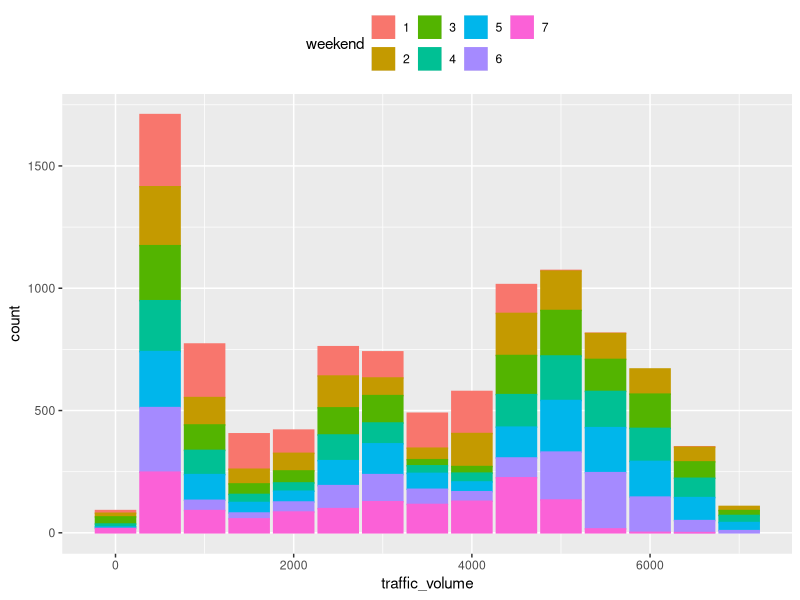
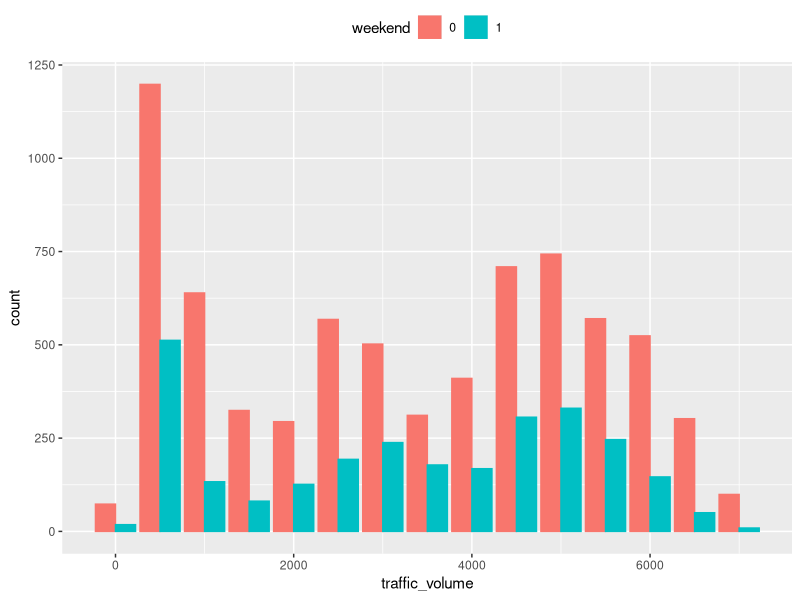
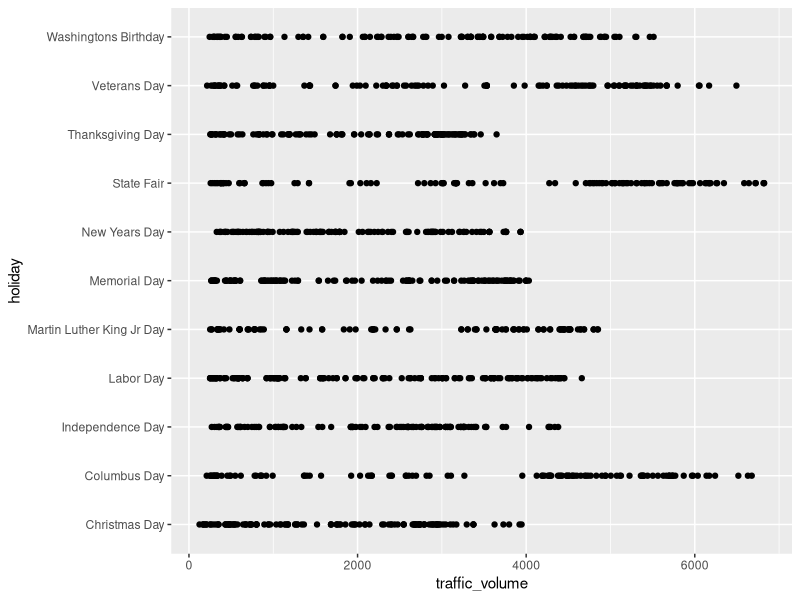
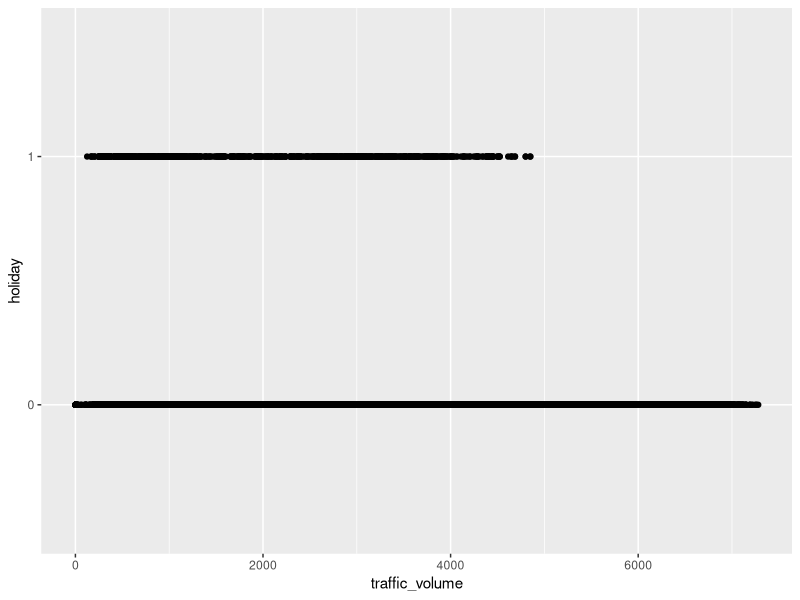

Generate these figures, in order, with R:
library (ggplot2)
library(dplyr)
library(lubridate)
library(plyr)
options(digits=3)

# Import data
baseData <- read.csv(file="Metro_Interstate_Traffic_Volume.csv", header=TRUE, sep=",", stringsAsFactors = FALSE)

# Remove duplicates and weird outliers
baseData <- unique(baseData)
baseData <- subset(baseData, temp>200 & rain_1h<100 & snow_1h<100)

# Fix and split date_time
baseData$date_time <- paste(baseData$date_time, ":00", sep = "")
baseData$date_time <- as.POSIXct(baseData$date_time, format = "%m/%d/%Y %H:%M:%S")
baseData$hour <- hour(baseData$date_time)
baseData$month <- month(baseData$date_time)
baseData$weekend <- as.character(wday(baseData$date_time))
baseData$traffic_volume <- as.numeric(baseData$traffic_volume)
roundedData <- baseData
roundedData$traffic_volume <- round_any(roundedData$traffic_volume, 500)
ggplot(roundedData[1:10000,], aes(x = traffic_volume, color = weekend, fill = weekend)) + 
  geom_bar() +
  theme(legend.position="top")
baseData$weekend[baseData$weekend<6] <- 0 # Designates weekday
baseData$weekend[baseData$weekend>5] <- 1 # Designates weekend
roundedData <- baseData
roundedData$traffic_volume <- round_any(roundedData$traffic_volume, 500)
ggplot(roundedData[1:10000,], aes(x = traffic_volume, color = weekend, fill = weekend)) + 
  geom_bar(position = "dodge") +
  theme(legend.position="top")

baseData$date <- date(baseData$date_time)
baseData$year <- year(baseData$date_time) # Not used in calculations, just in segmenting data

# Holidays fix and visual inspection for grouping
# 0 = No holiday
# 1 = High volume travel holiday
# 2 = Low volume travel holiday
hDates <- unique(baseData$date_time[baseData$holiday != "None"])
for (i in 1:length(hDates)) {
  temp <- baseData$holiday[baseData$date_time == hDates[i]]
  baseData$holiday[baseData$date == hDates[i]] <- temp[1]
}
holidayData <- filter(baseData, holiday != "None")
ggplot(holidayData, aes(x = traffic_volume, y = holiday)) + geom_point()
baseData$holiday[baseData$holiday == "None"] <- "0"
baseData$holiday[baseData$holiday == "Washingtons Birthday" | baseData$holiday == "Veterans Day" |
                   baseData$holiday == "State Fair" | baseData$holiday == "Columbus Day"] <- "0"
baseData$holiday[baseData$holiday != "0" & baseData$holiday != "1"] <- "1"
holidayData <- filter(baseData, holiday != "None")
ggplot(holidayData, aes(x = traffic_volume, y = holiday)) + geom_point()
rm(holidayData, hDates, i, temp)

# Remove variation in capitalization and convert to numeric if necessary
baseData <- mutate_all(baseData, toupper)
baseData$temp  <- as.numeric(baseData$temp)
baseData$rain_1h  <- as.numeric(baseData$rain_1h)
baseData$snow_1h  <- as.numeric(baseData$snow_1h)
baseData$hour  <- as.numeric(baseData$hour)
baseData$year  <- as.numeric(baseData$year)

# Weather Columns
baseData$RAIN <- baseData$SNOW <- baseData$THUNDERSTORM <- baseData$MIST <- 0
baseData$DRIZZLE <- baseData$FOG <- baseData$HAZE <- baseData$SQUALL <- 0
baseData$SMOKE <- baseData$CLOUDS <- baseData$CLEAR <- 0
baseData$RAIN[baseData$weather_main == "RAIN"] <- 1
baseData$SNOW[baseData$weather_main == "SNOW"] <- 1
baseData$THUNDERSTORM[baseData$weather_main == "THUNDERSTORM"] <- 1
baseData$MIST[baseData$weather_main == "MIST"] <- 1
baseData$DRIZZLE[baseData$weather_main == "DRIZZLE"] <- 1
baseData$FOG[baseData$weather_main == "FOG"] <- 1
baseData$HAZE[baseData$weather_main == "HAZE"] <- 1
baseData$SQUALL[baseData$weather_main == "SQUALL"] <- 1
baseData$SMOKE[baseData$weather_main == "SMOKE"] <- 1
baseData$CLOUDS[baseData$weather_main == "CLOUDS"] <- 1
baseData$CLEAR[baseData$weather_main == "CLEAR"] <- 1

# Normalize Values
normalizedData <- baseData
normalizedData$temp <- (normalizedData$temp - min(normalizedData$temp)) /
  (max(normalizedData$temp) - min(normalizedData$temp))
normalizedData$rain_1h <- (normalizedData$rain_1h - min(normalizedData$rain_1h)) /
  (max(normalizedData$rain_1h) - min(normalizedData$rain_1h))
normalizedData$snow_1h <- (normalizedData$snow_1h - min(normalizedData$snow_1h)) /
  (max(normalizedData$snow_1h) - min(normalizedData$snow_1h))
normalizedData$hour <- (normalizedData$hour - min(normalizedData$hour)) /
  (max(normalizedData$hour) - min(normalizedData$hour))

# Export to CSV
write.csv(baseData, file = "CleanedData.csv")
write.csv(normalizedData, file = "CleanedNormalizedData.csv")
